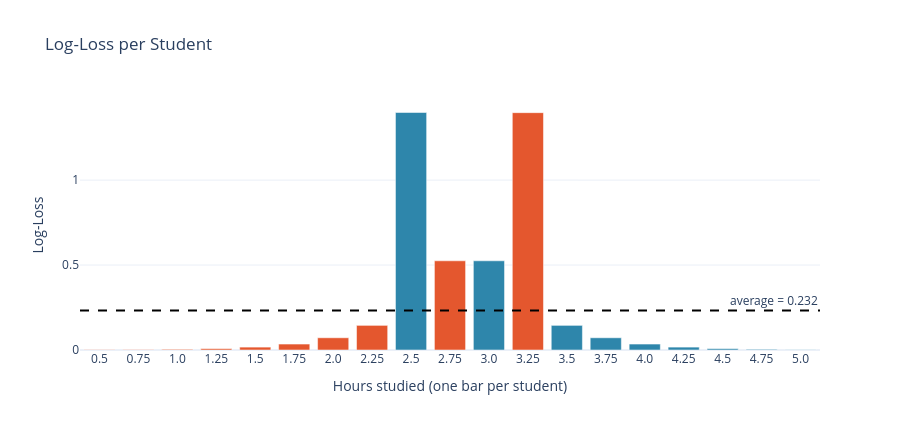

Notebook cell for this chart:
### Markdown cell above
### 7.2 Which students create the loss?

**Reading the chart below**  
- One **bar** per student, **colour** = real outcome  
- **Tallest bars**: the two misclassified students (2.5 h passed, 3.25 h failed)  
- **Medium bars**: correct but close to the boundary, where the model was unsure  
- **Near-zero bars**: far from the boundary, confident **and** right  
- **Dashed line**: the average = final Log-Loss

### Code cell
colors = [PASS_COLOR if v == 1 else FAIL_COLOR for v in results.actual]
fig = go.Figure(go.Bar(x=results.hours.astype(str), y=results.loss, marker_color=colors,
                       customdata=results["P(pass)"],
                       hovertemplate="hours=%{x}<br>loss=%{y}<br>P(pass)=%{customdata}<extra></extra>"))
fig.add_hline(y=final_loss, line_dash="dash", line_color="black", annotation_text=f"average = {final_loss:.3f}")
fig.update_layout(title="Log-Loss per Student", template="plotly_white",
                  xaxis_title="Hours studied (one bar per student)", yaxis_title="Log-Loss", height=430)
fig.show()

### Figure 1 — Plotly figure (JSON) as saved in the notebook; plotly's stock layout.template omitted (floating-point values rounded to 4 significant figures)
{"data": [{"customdata": [0.001, 0.002, 0.004, 0.008, 0.017, 0.034, 0.069, 0.135, 0.247, 0.408, 0.592, 0.753, 0.865, 0.931, 0.966, 0.983, 0.992, 0.996, 0.998], "hovertemplate": "hours=%{x}<br>loss=%{y}<br>P(pass)=%{customdata}<extra></extra>", "marker": {"color": ["#E4572E", "#E4572E", "#E4572E", "#E4572E", "#E4572E", "#E4572E", "#E4572E", "#E4572E", "#2E86AB", "#E4572E", "#2E86AB", "#E4572E", "#2E86AB", "#2E86AB", "#2E86AB", "#2E86AB", "#2E86AB", "#2E86AB", "#2E86AB"]}, "type": "bar", "x": ["0.5", "0.75", "1.0", "1.25", "1.5", "1.75", "2.0", "2.25", "2.5", "2.75", "3.0", "3.25", "3.5", "3.75", "4.0", "4.25", "4.5", "4.75", "5.0"], "y": [0.001, 0.002, 0.004, 0.008, 0.017, 0.035, 0.072, 0.145, 1.398, 0.525, 0.525, 1.397, 0.145, 0.072, 0.035, 0.017, 0.008, 0.004, 0.002]}], "layout": {"annotations": [{"showarrow": false, "text": "average = 0.232", "x": 1, "xanchor": "right", "xref": "x domain", "y": 0.2321, "yanchor": "bottom", "yref": "y"}], "height": 430, "shapes": [{"line": {"color": "black", "dash": "dash"}, "type": "line", "x0": 0, "x1": 1, "xref": "x domain", "y0": 0.2321, "y1": 0.2321, "yref": "y"}], "title": {"text": "Log-Loss per Student"}, "xaxis": {"title": {"text": "Hours studied (one bar per student)"}}, "yaxis": {"title": {"text": "Log-Loss"}}}}
